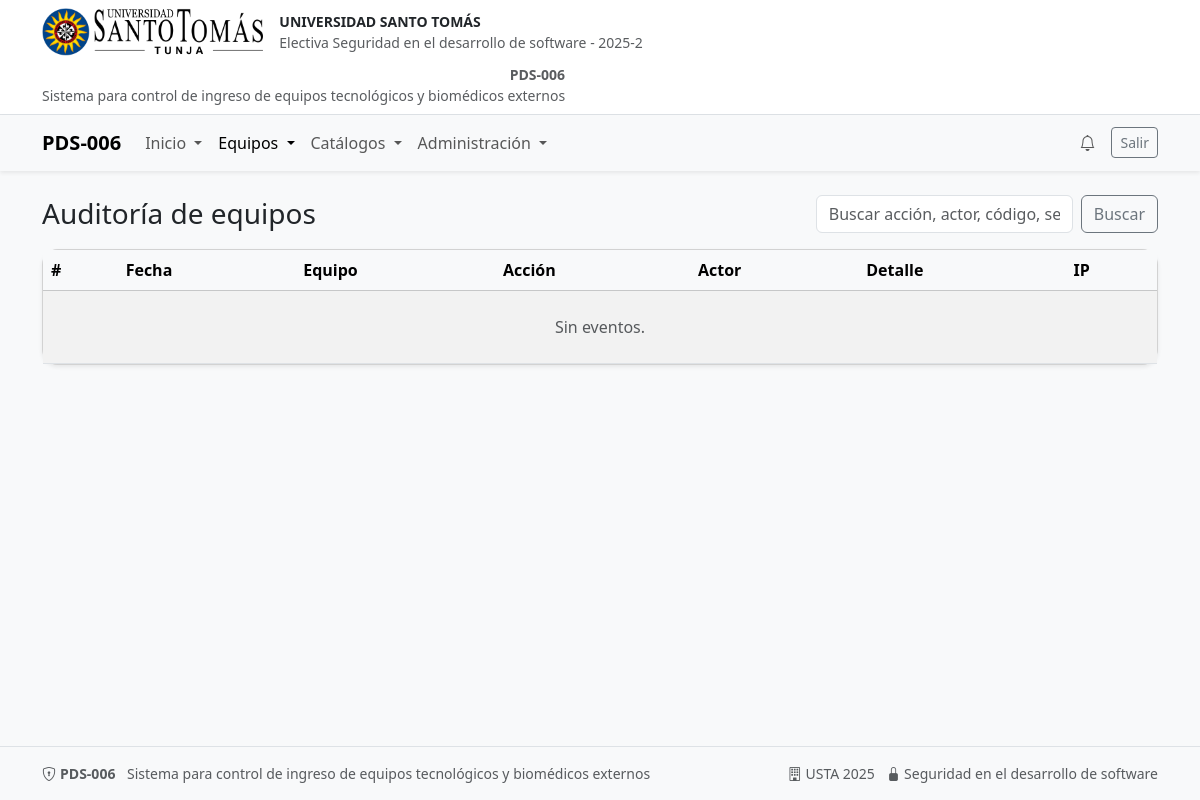
/admin/equipos/auditoria (signed in), run on an earlier commit of the app's database.
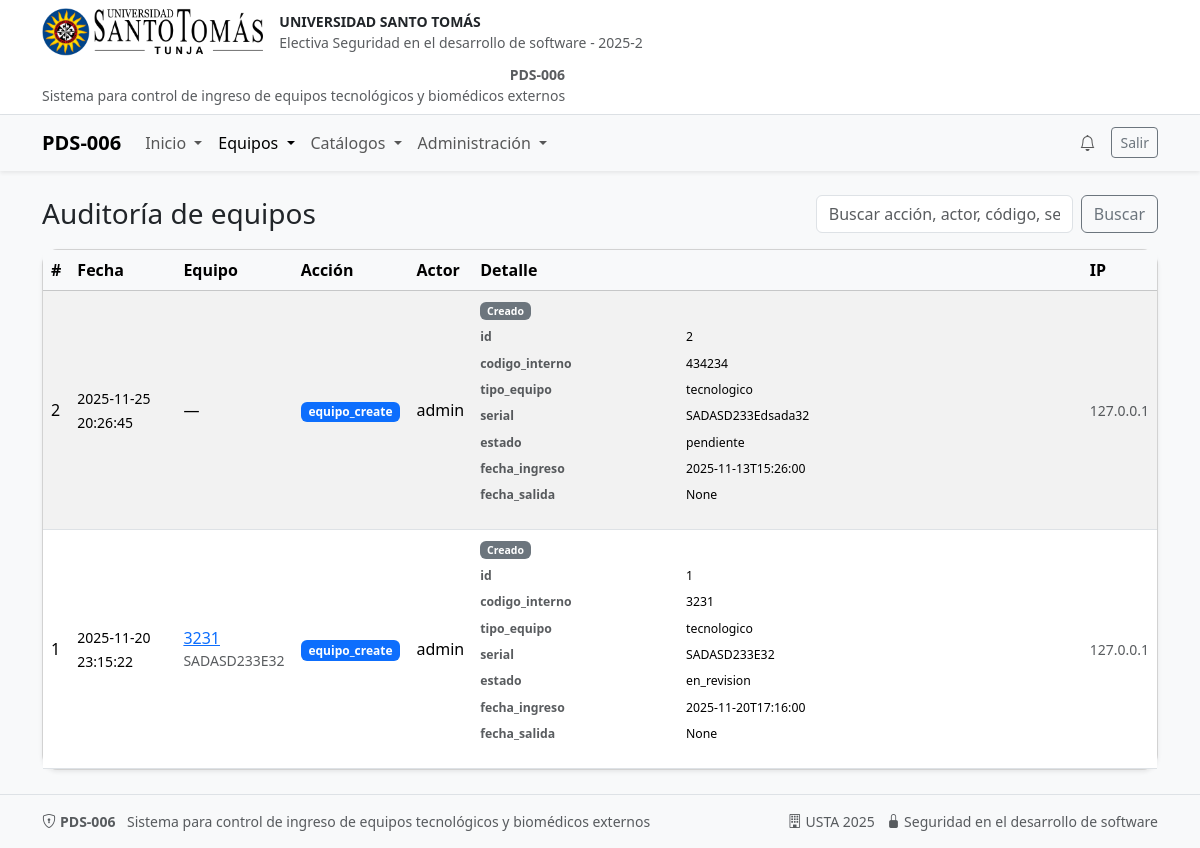
And on a later commit of the database.
### models.py (models this page shows, shortened)
class Base(DeclarativeBase):  # para heredar en los modelos, es decir para hacer el mapeo ORM
    pass # pass es para indicar que no hay nada más que hacer aquí, es un marcador de posición.

class EquipoAudit(Base):
    __tablename__ = "equipo_audit"
    id = Column(Integer, primary_key=True)
    equipo_id = Column(Integer, ForeignKey("equipos.id", ondelete="CASCADE"), nullable=False)
    actor_user_id = Column(Integer, ForeignKey("users.id", ondelete="SET NULL"), nullable=True)
    action = Column(String(50), nullable=False)
    detail = Column(Text, nullable=True)
    ip = Column(String(45), nullable=True)
    user_agent = Column(String(255), nullable=True)
    created_at = Column(DateTime(timezone=True), server_default=func.now(), nullable=False)
    equipo = relationship(
        "Equipo",
        backref=backref("audits", passive_deletes=True)
    )
    actor = relationship("User", backref="equipo_audits", foreign_keys=[actor_user_id])

class User(Base, UserMixin):
    __tablename__ = "users"
    id: Mapped[int] = mapped_column(Integer, primary_key=True, autoincrement=True)
    identificacion: Mapped[str] = mapped_column(
        String(30),
        unique=True,
        nullable=False,
        index=True
    )
    username: Mapped[str] = mapped_column(String(50), unique=True, nullable=False, index=True)
    email: Mapped[str] = mapped_column(String(120), unique=True, nullable=False, index=True)
    password_hash: Mapped[str] = mapped_column(String(255), nullable=False)
    role: Mapped[str] = mapped_column(
        Enum("admin", "usuario"),
        default="usuario",
        nullable=False
    )

class Equipo(Base):
    __tablename__ = "equipos"
    __table_args__ = (
        UniqueConstraint("serial", name="uq_equipos_serial"),
        CheckConstraint(
            """
            (
                estado IN ('pendiente','en_revision')
                AND fecha_salida IS NULL
            )
            OR
            (
                estado = 'aprobado'
                AND (fecha_salida IS NULL OR fecha_ingreso <= fecha_salida)
            )
            OR
            (
                estado = 'devuelto'
                AND fecha_salida IS NOT NULL
                AND fecha_ingreso <= fecha_salida
            )
            """,
            name="ck_equipos_estado_fecha"
        ),
    )
    id: Mapped[int] = mapped_column(Integer, primary_key=True, autoincrement=True)
    codigo_interno: Mapped[str] = mapped_column(String(50), unique=True, nullable=False, index=True)
    tipo_equipo: Mapped[str] = mapped_column(
        SAEnum("tecnologico", "biomedico"),
        nullable=False,
        index=True
    )
    marca: Mapped[str | None] = mapped_column(String(100))
    modelo: Mapped[str | None] = mapped_column(String(100))
    serial: Mapped[str | None] = mapped_column(String(100), nullable=True, index=True)
    empresa_id: Mapped[int] = mapped_column(
        Integer,
        ForeignKey("empresas_externas.id", ondelete="RESTRICT"),
        nullable=False,
        index=True
    )
    responsable_id: Mapped[int] = mapped_column(
        Integer,
        ForeignKey("responsables_entrega.id", ondelete="RESTRICT"),
        nullable=False,
        index=True
    )
    fecha_ingreso: Mapped[datetime] = mapped_column(
        DateTime(timezone=False),
        server_default=func.now(),
        nullable=False
    )
    fecha_salida: Mapped[datetime | None] = mapped_column(DateTime(timezone=False))
    estado: Mapped[str] = mapped_column(
        SAEnum("pendiente", "en_revision", "aprobado", "devuelto"),
        nullable=False,
        default="pendiente",
        server_default="pendiente",
        index=True
    )
    observaciones: Mapped[str | None] = mapped_column(Text)
    autorizado_por: Mapped[int | None] = mapped_column(
        Integer,
        ForeignKey("users.id", ondelete="SET NULL"),
        nullable=True,
        index=True
    )
    autorizador = relationship("User", foreign_keys=[autorizado_por])
    empresa = relationship("EmpresaExterna", back_populates="equipos")
    responsable = relationship("ResponsableEntrega", back_populates="equipos")
    created_at: Mapped[datetime] = mapped_column(
        DateTime(timezone=False),
        server_default=func.now(),
        nullable=False
    )
    updated_at: Mapped[datetime] = mapped_column(
        DateTime(timezone=False),
        server_default=func.now(),
        onupdate=func.now(),
        nullable=False
    )

### app.py (the view, shortened to what this page needs)
@app.route("/admin/equipos/auditoria") # ---------------------------------- Vista de auditoría de equipos (solo admin)
@login_required
@admin_required
def audit_equipos_admin():
    db = SessionLocal()
    try:
        q_text = (request.args.get("q") or "").strip().lower()
        page = max(1, int(request.args.get("page", 1)))
        size = min(100, max(10, int(request.args.get("size", 20))))
        Actor = aliased(models.User)
        EquipoAlias = aliased(models.Equipo)
        qry = (db.query(models.EquipoAudit)
               .outerjoin(Actor, models.EquipoAudit.actor)
               .outerjoin(EquipoAlias, models.EquipoAudit.equipo)
               .options(
                   joinedload(models.EquipoAudit.actor),
                   joinedload(models.EquipoAudit.equipo),
               )
               .order_by(models.EquipoAudit.id.desc()))
        total = qry.count()
        audits = qry.offset((page-1)*size).limit(size).all()
        return render_template("audit_equipos_admin.html",
                               audits=audits, page=page, size=size, total=total, q=q_text)
    finally:
        db.close()

### app.py (called while the page is built)
@login_manager.user_loader # carga el usuario a partir del ID almacenado en la sesión
def load_user(user_id):
    db = SessionLocal()
    try:
        return db.get(User, int(user_id))
    finally:
        db.close()

@app.teardown_appcontext # cerrar sesión de BD al terminar request
def remove_session(exception=None):
    SessionLocal.remove()

def admin_required(view_func):
    @wraps(view_func)
    def wrapper(*args, **kwargs):
        if not current_user.is_authenticated:
            return login_manager.unauthorized()
        if getattr(current_user, "role", None) != "admin":
            flash("No tienes permisos para esta sección.", "danger")
            return redirect(url_for("dashboard"))
        return view_func(*args, **kwargs)
    return wrapper

@app.context_processor
def inject_photo_url_helpers():
    def photo_url(kind: str, obj_id: int):
        path = f"uploads/{kind}_{obj_id}.png"
        full = os.path.join(app.static_folder, path)
        if os.path.exists(full):
            return url_for('static', filename=path)
        return url_for('static', filename='img/logo.png')
    return dict(photo_url=photo_url)

### templates/audit_equipos_admin.html (shortened to what this page needs)
{% extends "base.html" %}
{% block content %}
<div class="d-flex justify-content-between align-items-center mb-3">
  <h3 class="m-0">Auditoría de equipos</h3>
  <form class="d-flex" method="get" action="{{ url_for('audit_equipos_admin') }}">
    <input class="form-control me-2" name="q" placeholder="Buscar acción, actor, código, serial…" value="{{ q or '' }}">
    <button class="btn btn-outline-secondary" type="submit">Buscar</button>
  </form>
</div>
<div class="card shadow-sm">
  <div class="card-body p-0">
    <div class="table-responsive">
      <table class="table table-striped align-middle m-0">
        <thead class="table-light">
          <tr>
            <th>#</th>
            <th>Fecha</th>
            <th>Equipo</th>
            <th>Acción</th>
            <th>Actor</th>
            <th>Detalle</th>
            <th>IP</th>
          </tr>
        </thead>
        <tbody>
          {% for a in audits %}
          <tr>
            <td>{{ a.id }}</td>
            <td><small>{{ a.created_at }}</small></td>
            <td>
              {% if a.equipo %}
                <a href="{{ url_for('audit_equipo_show', equipo_id=a.equipo_id) }}">
                  {{ a.equipo.codigo_interno }}
                </a>
                <div class="small text-muted">{{ a.equipo.serial or '—' }}</div>
              {% else %} — {% endif %}
            </td>
            <td><span class="badge text-bg-primary">{{ a.action }}</span></td>
            <td>{{ a.actor.username if a.actor else '—' }}</td>
            <td class="small">{{ a.detail | render_audit_detail }}</td>
            <td><small class="text-muted">{{ a.ip or '—' }}</small></td>
          </tr>
          {% else %}
          <tr><td colspan="7" class="text-center py-4 text-muted">Sin eventos.</td></tr>
          {% endfor %}
        </tbody>
      </table>
    </div>
  </div>
</div>
{% endblock %}

What changed in the data, as far as the page shows it:
added EquipoAudit: id "2", created_at "2025-11-25 20:26:45", action "equipo_create", actor "admin", detail|render_audit_detail "Creado id 2 codigo_interno 434234 tipo_equipo tecnologico serial SADASD233Edsada32 estado pendiente fecha_ingreso 2025-11-13T15:26:00 fecha_salida None", ip "127.0.0.1"
added EquipoAudit: id "1", created_at "2025-11-20 23:15:22", equipo.codigo_interno "3231", equipo "SADASD233E32", action "equipo_create", actor "admin", detail|render_audit_detail "Creado id 1 codigo_interno 3231 tipo_equipo tecnologico serial SADASD233E32 estado en_revision fecha_ingreso 2025-11-20T17:16:00 fecha_salida None", ip "127.0.0.1"
Also different on the page:
text no longer shown: "Sin eventos."
